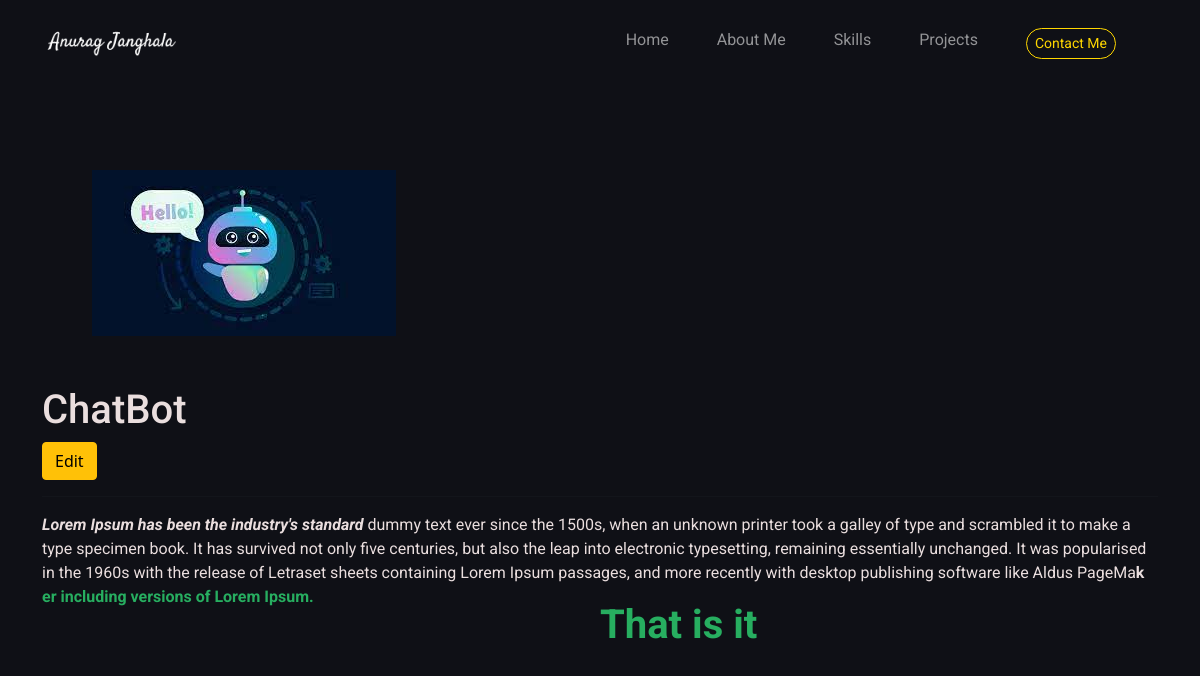
The app's page /project/fbf987c0-e66a-481e-a0bd-71933bc30f43/, older data.
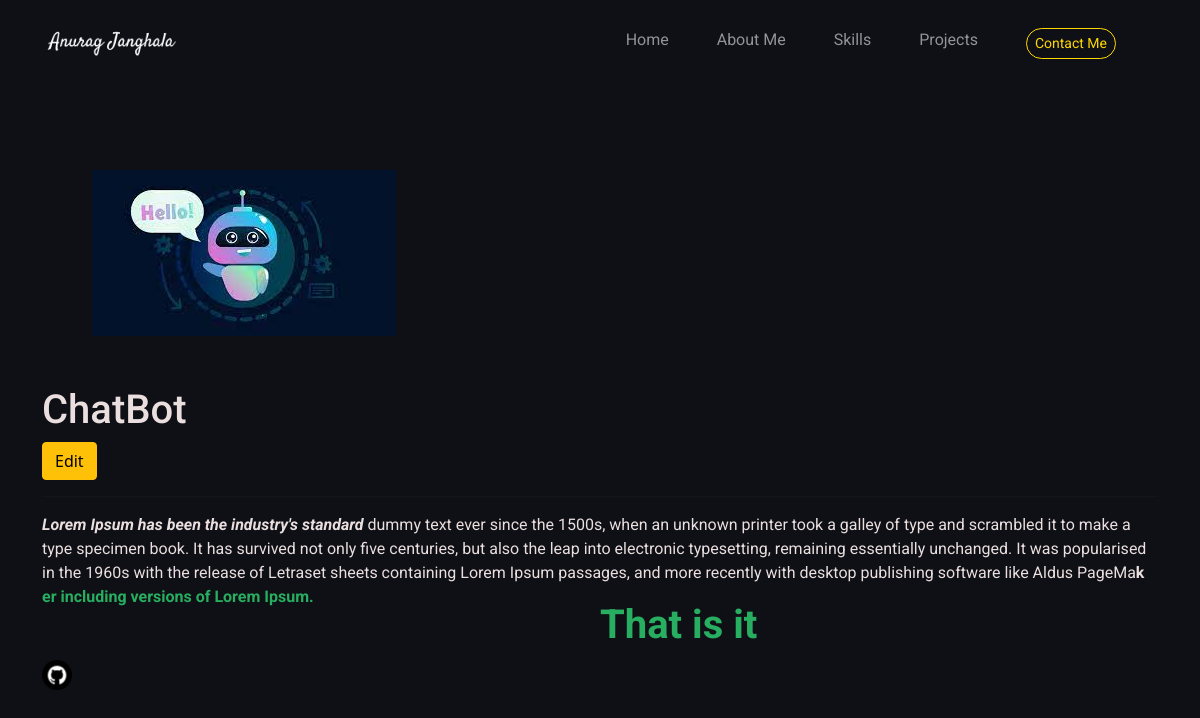
The same page, newer data.
### folio/models.py (models this page shows, shortened)
class Project(models.Model):
    title = models.CharField(max_length=200)
    thumbnail = models.ImageField(null=True)
    description = RichTextUploadingField()
    slug = models.SlugField(null=True, blank=True)
    created = models.DateTimeField(auto_now_add=True)
    id = models.UUIDField(default=uuid.uuid4, unique=True, primary_key=True, editable=False)

### folio/views.py (the view)
# urls.py: path('project/<str:pk>/', views.projectPage, name='project'),
def projectPage(request, pk):
    project = Project.objects.get(id=pk)
    context = {'project': project}
    return render(request, 'folio/project.html', context)

### folio/templates/folio/project.html
{% extends 'base.html' %} {% load static %} {% block css_files %}
<link rel="stylesheet" href="{% static 'folio/style.css' %}" />
<link rel="stylesheet" href="{% static 'folio/project.css' %}" />
{% endblock %} {% block content %}
<div class="container">
  <img class="project--image" src="{{ project.thumbnail.url }}" alt="" />
  <h1>{{project.title}}</h1>
  <a class="btn btn-warning" href="{% url 'edit-project' project.id %}">Edit</a>
  <hr />
  <p>{{project.description|safe}}</p>
</div>
{% endblock %}

### templates/base.html (shortened to what this page needs)
{% load static %}
<!DOCTYPE html>
<html lang="en">
  <head>
    <link
      rel="stylesheet"
      href="https://cdn.jsdelivr.net/npm/bootstrap@5.1.3/dist/css/bootstrap.min.css"
    />
    <link rel="stylesheet" href="{% static 'global.css' %}" />
    {% block css_files %} {% endblock %}
  </head>
  <body>
    {% include 'folio/navbar.html' %} {% block content %} {% endblock %}
  </body>
</html>

### folio/templates/folio/navbar.html (shortened to what this page needs)
{% load static %}
<header>
  <nav class="navbar fixed-top navbar-expand-lg navbar-dark shadow-5-strong">
    <div class="container-fluid">
      <a class="navbar-brand" href="{% url 'landing-page' %}">
        <img
          src="{% static 'folio/images/signature.png' %}"
          alt="LOGO"
          width="200"
          height="60"
        />
      </a>
      <div class="collapse navbar-collapse" id="navbarSupportedContent">
        <ul class="navbar-nav pe-5 ms-auto mb-2 mb-lg-0">
          <li class="nav-item">
            <a
              class="nav-link not-contact"
              aria-current="page"
              href="{% url 'landing-page' %}"
              >Home</a
            >
          </li>
          <li class="nav-item">
            <a class="nav-link not-contact" href="#about-me">About Me</a>
          </li>
          <li class="nav-item">
            <a class="nav-link not-contact" href="#skills">Skills</a>
          </li>
          <li class="nav-item">
            <a class="nav-link not-contact" href="#projects">Projects</a>
          </li>
          <li class="nav-item">
            <a class="nav-link" href="#">
              <button type="button" class="btn btn-info btn-sm">
                Contact Me
              </button>
            </a>
          </li>
        </ul>
      </div>
    </div>
  </nav>
</header>

### static/global.css (style rules this page uses)
html { font-family: 'Roboto', sans-serif; }
body { margin: 0; padding: 0; box-sizing: border-box; background-color: #0f1016; }

### folio/static/folio/style.css (style rules this page uses)
header { margin: 0; display: flex; justify-content: space-between; align-items: center; padding: 30px 100px; font-family: Roboto, sans-serif; }
.navbar { background-color: #0f1016; }
.nav-item { padding: 0 1rem; }
.btn-info { background-color: #0f1016; color: gold; border: 1px solid gold; border-radius: 20px; }
span { float: left; width: 50%; }

### folio/static/folio/project.css (style rules this page uses)
.container { margin-top: 60px; }
.project--image { max-width: 800px; margin: 50px; }
h1,p { font-family: Roboto,sans-serif; color: #EADEDE; }

Row changes from the older to the newer data that the page shows:
changed Project "ChatBot": description: picture added
